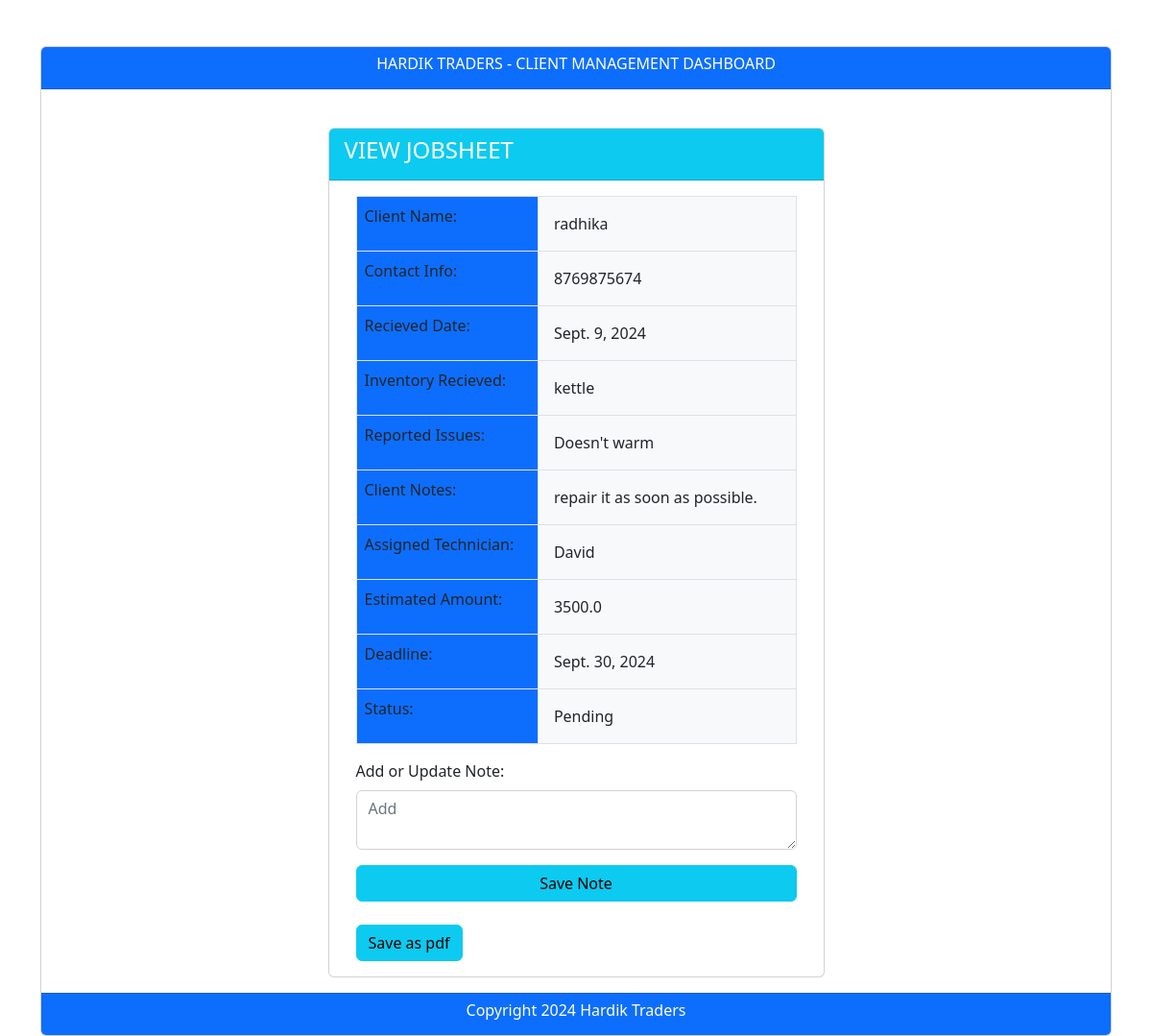
Screenshot of /cmd/view/5/ with the database file from the repository.
### Client/models.py (models this page shows)
class client_info(models.Model):
    Client_Name=models.CharField(max_length=100)
    Contact_Info=models.IntegerField()
    Recieved_Date=models.DateField()
    Inventory_Recieved=models.CharField(max_length=100)
    Reported_Issues=models.TextField(max_length=1000)
    Client_Notes=models.TextField(max_length=1000)
    Assigned_Technician=models.CharField(max_length=100)
    Estimated_Amount=models.FloatField()
    Deadline=models.DateField()
    Status=models.CharField(max_length=50,choices=stat_choices,default=None)

### Client/views.py (the view)
# urls.py: path("view/<int:client_id>/",views.view_form,name="view_form"),
def view_form(request,client_id):
    if request.method == "POST":
        client_ = client_info.objects.get(id=client_id)
        form = Jobsheetform(request.POST, instance=client_)
        if form.is_valid():
            form.save()
        return redirect("Client:index")
    else:
        client_ = client_info.objects.get(id=client_id)
        form = Jobsheetform(instance=client_)
    return render(request, "client/view_form.html", {"form": form, "client_": client_})

### Client/forms.py
class Jobsheetform(forms.ModelForm):
    class Meta:
        model=client_info
        fields=["Client_Name","Contact_Info","Recieved_Date","Inventory_Recieved",
                "Reported_Issues","Client_Notes","Assigned_Technician","Estimated_Amount",
                "Deadline","Status"]

### Client/templates/client/view_form.html (shortened to what this page needs)
{% extends "client/base.html" %}
{% block body %}
<div class="container">
    <div class="row justify-content-center">
        <div class="col-md-6">
            <div class="card">
                <div class="card-header text-white bg-info">
                    <h4 class="card-title">VIEW JOBSHEET</h4>
                </div>
                <div class="card-body">
                    <form action="{% url 'Client:generate_pdf' client_.id %}" method="POST">
                    <div class="container">
                        <table class="table table-bordered">
                            <tbody>
                                <tr>
                                    <td class="bg-primary">Client Name:</td>
                                    <td class="p-3 mb-2 bg-light text-dark">{{client_.Client_Name}}</td>
                                </tr>
                                <tr>
                                    <td class="bg-primary">Contact Info:</td>
                                    <td class="p-3 mb-2 bg-light text-dark">{{client_.Contact_Info}}</td>
                                </tr>
                                <tr>
                                    <td class="bg-primary">Recieved Date:</td>
                                    <td class="p-3 mb-2 bg-light text-dark">{{client_.Recieved_Date}}</td>
                                </tr>
                                <tr>
                                    <td class="bg-primary">Inventory Recieved:</td>
                                    <td class="p-3 mb-2 bg-light text-dark">{{client_.Inventory_Recieved}}</td>
                                </tr>
                                <tr>
                                    <td class="bg-primary">Reported Issues:</td>
                                    <td class="p-3 mb-2 bg-light text-dark">{{client_.Reported_Issues}}</td>
                                </tr>
                                <tr>
                                    <td class="bg-primary">Client Notes:</td>
                                    <td class="p-3 mb-2 bg-light text-dark">{{client_.Client_Notes}}</td>
                                </tr>
                                <tr>
                                    <td class="bg-primary">Assigned Technician:</td>
                                    <td class="p-3 mb-2 bg-light text-dark">{{client_.Assigned_Technician}}</td>
                                </tr>
                                <tr>
                                    <td class="bg-primary">Estimated Amount:</td>
                                    <td class="p-3 mb-2 bg-light text-dark">{{client_.Estimated_Amount}}</td>
                                </tr>
                                <tr>
                                    <td class="bg-primary">Deadline:</td>
                                    <td class="p-3 mb-2 bg-light text-dark">{{client_.Deadline}}</td>
                                </tr>
                                <tr>
                                    <td class="bg-primary">Status:</td>
                                    <td class="p-3 mb-2 bg-light text-dark">{{client_.Status}}</td>
                                </tr>
                            </tbody>
                        </table>
                        <div class="mb-3">
                            <label for="Add" class="form-label">Add or Update Note:</label>
                            <textarea class="form-control"   placeholder="Add" name="Add"></textarea>
                        </div>
                        <div>
                            <button type="Submit" class="btn btn-info w-100">Save Note</button>
                        </div>
                        <a href="{% url 'Client:generate_pdf' client_.id %}" class="btn btn-info">Save as pdf</a>
                    </div>
                    </form>
                </div>
            </div>
        </div>
    </div>
</div>
{% endblock %}

### rows the page displays
client_info: Client_Name "radhika", Contact_Info "8769875674", Recieved_Date "Sept. 9, 2024", Inventory_Recieved "kettle", Reported_Issues "Doesn't warm", Client_Notes "repair it as soon as possible.", Assigned_Technician "David", Estimated_Amount "3500.0", Deadline "Sept. 30, 2024", Status "Pending"
